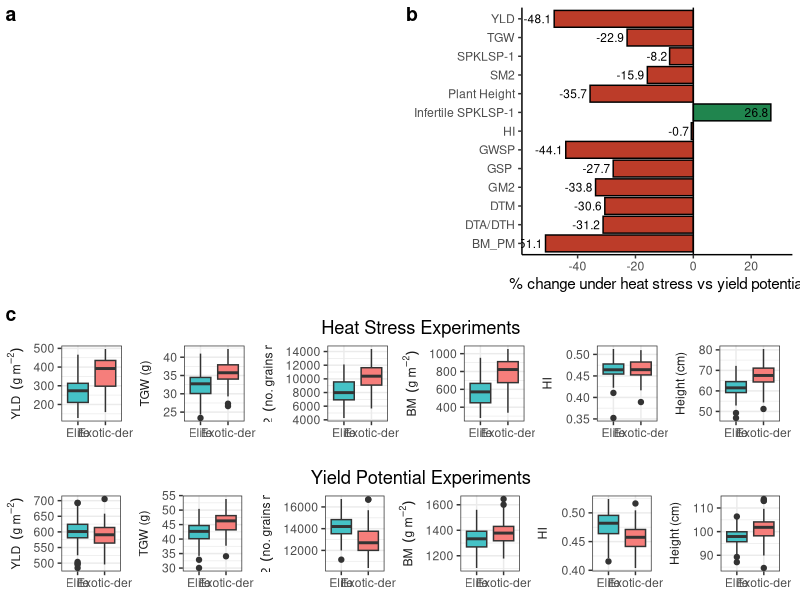

Here is the R script that generated this plot:
library(ggplot2)
library(reshape2)
library(ggsci)


dat <- read.csv('source_data/fig_1c_heat_source_data.csv', header = T)

Elites <- dat[dat$Group == "Elite",]
Exotics <- dat[dat$Group == "Exotic-der",]


for (i in colnames(Elites[,2:ncol(Elites)])) {
  print(i)
  print(shapiro.test(as.numeric(unlist(Elites[i]))))
  print(shapiro.test(as.numeric(unlist(Elites[i]))))
  print(t.test(Elites[i], Exotics[i]))
  print(mean(as.numeric(unlist(Elites[i]))))
  print(sd(as.numeric(unlist(Elites[i]))))
  print(mean(as.numeric(unlist(Exotics[i]))))
  print(sd(as.numeric(unlist(Exotics[i]))))
}


melt_dat <- melt(dat)

melt_dat$variable <- factor(melt_dat$variable,
                            levels=c("YLD", "TGW", "GM2", "BM", "HI", "Height"),
                            labels=c("Yield (g m{}^-2)","TGW","GM2", "BM", "HI", "Height"))

labels <- expression("YLD " ~ (g~m ^{-2}),"TGW (g)","GM2 " ~ (no.~grains ~m^{-2}), "BM " ~ (g~m ^{-2}), "HI", "Height (cm)")

boxplot_heat_stress_plot <- ggplot(data = melt_dat, aes(x=Group, y=value, fill=Group)) +
  geom_boxplot() +
  facet_wrap(~ variable, strip.position="left", ncol = 6, scales = "free", labeller = function(x) {
    list(as.list(labels)[x$variable])}) +
  theme_bw() +
  ylab(NULL) +
  xlab(NULL) +
  theme(strip.background = element_blank(),
        strip.placement = "outside",
        legend.position = "none") +
  scale_y_continuous(breaks = scales::pretty_breaks(4)) +
  scale_fill_manual(values = c("#45c2c6", "#f67e7b")) +
  theme(plot.margin = unit(c(1,1,0.5,0), "lines")) +
  labs(title="Heat Stress Experiments") +
  theme(plot.title = element_text(hjust = 0.5))

dat <- read.csv('source_data/fig_1c_yield_potential_source_data.csv', header = T)

Elites <- dat[dat$Group == "Elite",]
Exotics <- dat[dat$Group == "Exotic-der",]



for (i in colnames(Elites[,2:ncol(Elites)])) {
  print(i)
  print(shapiro.test(as.numeric(unlist(Elites[i]))))
  print(shapiro.test(as.numeric(unlist(Elites[i]))))
  print(t.test(Elites[i], Exotics[i]))
  print(mean(as.numeric(unlist(Elites[i]))))
  print(sd(as.numeric(unlist(Elites[i]))))
  print(mean(as.numeric(unlist(Exotics[i]))))
  print(sd(as.numeric(unlist(Exotics[i]))))
}

melt_dat <- melt(dat)

melt_dat$variable <- factor(melt_dat$variable,
                            levels=c("YLD", "TGW", "GM2", "BM", "HI", "Height"),
                            labels=c("Yield (g m{}^-2)","TGW","GM2", "BM", "HI", "Height"))

labels <- expression("YLD " ~ (g~m ^{-2}),"TGW (g)","GM2 " ~ (no.~grains ~m^{-2}), "BM " ~ (g~m ^{-2}), "HI", "Height (cm)")

boxplot_yield_potential_plot <- ggplot(data = melt_dat, aes(x=Group, y=value, fill=Group)) +
  geom_boxplot() +
  facet_wrap(~ variable, strip.position="left", ncol = 6, scales = "free", labeller = function(x) {
    list(as.list(labels)[x$variable])}) +
  theme_bw() +
  ylab(NULL) +
  xlab(NULL) +
  theme(strip.background = element_blank(),
        strip.placement = "outside",
        legend.position = "none") +
  scale_y_continuous(breaks = scales::pretty_breaks(4)) +
  scale_fill_manual(values = c("#45c2c6", "#f67e7b")) +
  theme(plot.margin = unit(c(1,1,0.5,0), "lines")) +
  labs(title="Yield Potential Experiments") +
  theme(plot.title = element_text(hjust = 0.5))


###make percentage loss plot
dat <- read.csv('source_data/fig_1b_source_data.csv', header = T)
dat$pos <- dat$Percentage_loss>=0

percentage_change_plot <- ggplot(data=dat, aes(x=Trait, y=Percentage_loss, fill=pos)) +
  geom_col(colour="black") +
  coord_flip() +
  theme_classic() +
  labs(x=NULL, y="% change under heat stress vs yield potential") +
  scale_fill_manual(values = c("#BC3C29FF", "#20854EFF")) +
  theme(legend.position = "none") +
  geom_hline(yintercept = 0) +
  geom_text(aes(label=Percentage_loss), colour="black", hjust=1.1, size=3) +
  scale_y_continuous(limits = c(-55, 30))


###
part_c <- cowplot::plot_grid(boxplot_heat_stress_plot, boxplot_yield_potential_plot, ncol = 1)
part_ab <- cowplot::plot_grid(NULL, percentage_change_plot, labels = c("a", "b", label_size = 22))
final_plot <- cowplot::plot_grid(part_ab, part_c, ncol = 1, labels = c("", "c", label_size = 22))


ggsave('figure_1.pdf', plot = final_plot, device = "pdf", width = 14, height = 11)
